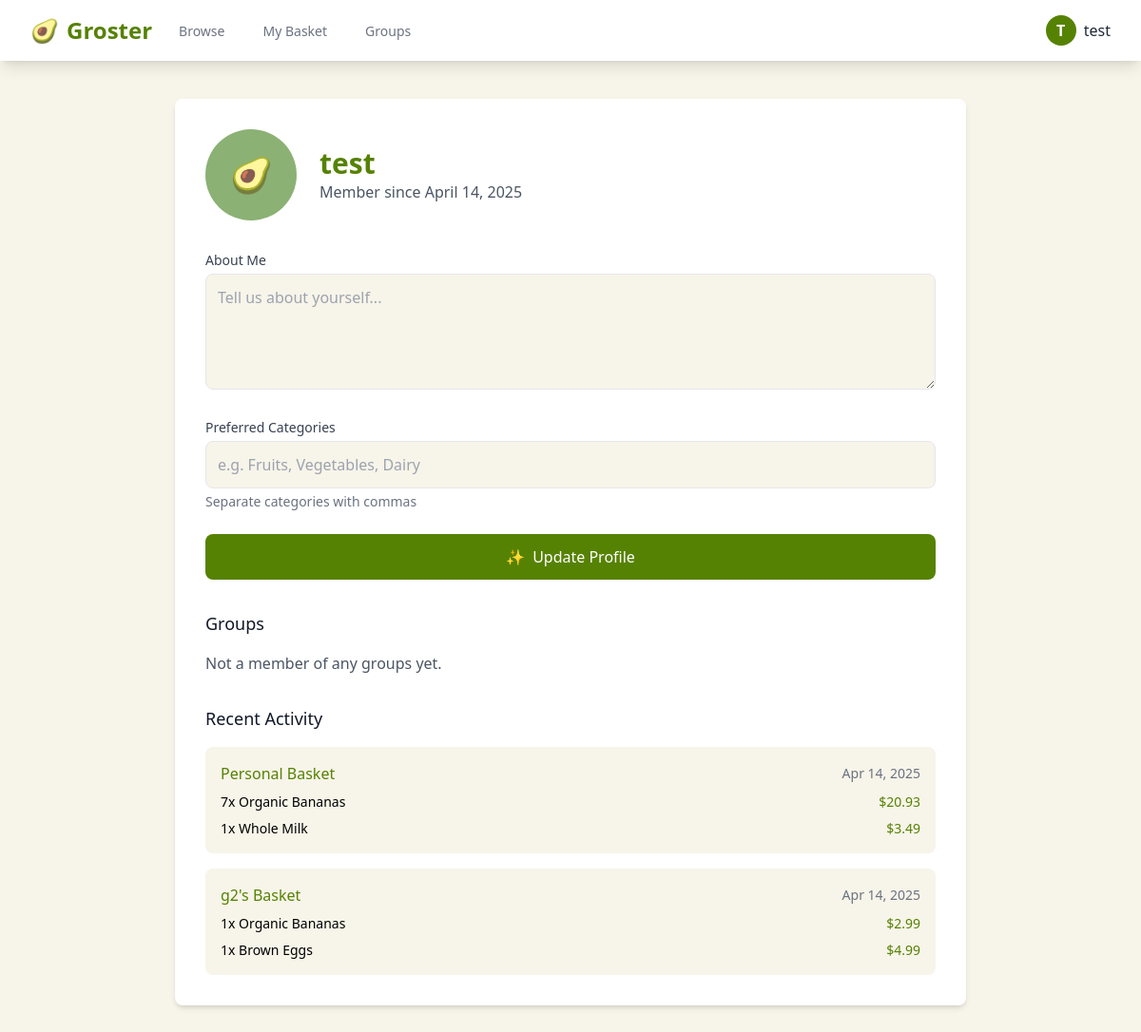
/profile/test/ (signed in), run on the app's committed database.
### grocery/models.py (models this page shows, shortened)
class Basket(models.Model):
    user = models.ForeignKey(User, on_delete=models.CASCADE)
    group = models.ForeignKey(Group, on_delete=models.CASCADE, null=True, blank=True)
    is_group_basket = models.BooleanField(default=False)
    created_at = models.DateTimeField(default=timezone.now)
    class Meta:
        unique_together = ('user', 'group', 'is_group_basket')

class BasketItem(models.Model):
    basket = models.ForeignKey(Basket, on_delete=models.CASCADE)
    item = models.ForeignKey(GroceryItem, on_delete=models.CASCADE)
    quantity = models.PositiveIntegerField(default=1)
    added_at = models.DateTimeField(default=timezone.now)
    class Meta:
        unique_together = ('basket', 'item')
    @property
    def total_price(self):
        return self.quantity * self.item.price

class GroceryItem(models.Model):
    name = models.CharField(max_length=200)
    category = models.CharField(max_length=100)
    price = models.DecimalField(max_digits=10, decimal_places=2)
    description = models.TextField(blank=True, null=True)
    image_url = models.URLField(max_length=500, blank=True, null=True)

class Group(models.Model):
    name = models.CharField(max_length=200)
    created_by = models.ForeignKey(User, on_delete=models.CASCADE)
    members = models.ManyToManyField(User, through='GroupMembership', related_name='custom_groups')
    created_at = models.DateTimeField(auto_now_add=True)

### grocery/views.py (the view)
# urls.py: path('profile/<str:username>/', views.user_profile, name='profile'),
@login_required
def user_profile(request, username):
    profile_user = get_object_or_404(User, username=username)
    is_owner = request.user == profile_user
    if request.method == 'POST' and is_owner:
        profile_user.userprofile.bio = request.POST.get('bio', '')
        profile_user.userprofile.preferred_categories = request.POST.get('categories', '')
        profile_user.userprofile.save()
        messages.success(request, 'Profile updated successfully!')
    preferred_categories = profile_user.userprofile.preferred_categories.split(',') if profile_user.userprofile.preferred_categories else []
    return render(request, 'profile.html', {
        'user': profile_user,
        'is_owner': is_owner,
        'preferred_categories': preferred_categories,
    })

### grocery/templates/profile.html (shortened to what this page needs)
{% extends 'base.html' %}
{% block content %}
<div class="max-w-4xl mx-auto px-4 sm:px-6 lg:px-8">
    <div class="bg-white rounded-lg shadow-md overflow-hidden">
        <div class="p-8">
            <div class="flex items-center space-x-6 mb-8">
                <div class="w-24 h-24 rounded-full avocado-avatar flex items-center justify-center overflow-hidden">
                    <span class="text-4xl" data-seed="{{ user.username }}">🥑</span>
                </div>
                <div>
                    <h1 class="text-3xl font-bold text-avocado">{{ user.username }}</h1>
                    <p class="text-gray-600">Member since {{ user.date_joined|date:"F j, Y" }}</p>
                </div>
            </div>
            {% if is_owner %}
                <form method="POST" class="space-y-6">
                    <div>
                        <label for="bio" class="block text-sm font-medium text-gray-700 mb-1">About Me</label>
                        <textarea name="bio" id="bio" rows="4"
                                  class="w-full p-3 border rounded-lg focus:ring-2 focus:ring-avocado bg-cream"
                                  placeholder="Tell us about yourself...">{{ user.userprofile.bio }}</textarea>
                    </div>
                    <div>
                        <label for="categories" class="block text-sm font-medium text-gray-700 mb-1">Preferred Categories</label>
                        <input type="text" name="categories" id="categories"
                               value="{{ user.userprofile.preferred_categories }}"
                               class="w-full p-3 border rounded-lg focus:ring-2 focus:ring-avocado bg-cream"
                               placeholder="e.g. Fruits, Vegetables, Dairy">
                        <p class="mt-1 text-sm text-gray-500">Separate categories with commas</p>
                    </div>
                    <button type="submit"
                            class="w-full bg-avocado text-white py-3 px-6 rounded-lg hover:bg-avocado-dark transition-colors flex items-center justify-center">
                        <span class="mr-2">✨</span>
                        Update Profile
                    </button>
                </form>
            {% endif %}
            <div class="mt-8">
                <h2 class="text-lg font-medium text-gray-900 mb-4">Groups</h2>
                {% if user.groups.all %}
                    <div class="grid grid-cols-1 sm:grid-cols-2 gap-4">
                        {% for group in user.groups.all %}
                            <a href="{% url 'group_detail' group.id %}"
                               class="block p-4 bg-cream rounded-lg hover:shadow-md transition-shadow">
                                <div class="flex items-center justify-between">
                                    <div>
                                        <h3 class="font-medium text-avocado">{{ group.name }}</h3>
                                        <p class="text-sm text-gray-600">
                                            {{ group.members.count }} member{{ group.members.count|pluralize }}
                                        </p>
                                    </div>
                                    <span class="text-2xl">👥</span>
                                </div>
                            </a>
                        {% endfor %}
                    </div>
                {% else %}
                    <p class="text-gray-600">Not a member of any groups yet.</p>
                {% endif %}
            </div>
            <div class="mt-8">
                <h2 class="text-lg font-medium text-gray-900 mb-4">Recent Activity</h2>
                {% if user.basket_set.all %}
                    <div class="space-y-4">
                        {% for basket in user.basket_set.all %}
                            <div class="p-4 bg-cream rounded-lg">
                                <div class="flex items-center justify-between mb-2">
                                    <h3 class="font-medium text-avocado">
                                        {% if basket.is_group_basket %}
                                            {{ basket.group.name }}'s Basket
                                        {% else %}
                                            Personal Basket
                                        {% endif %}
                                    </h3>
                                    <span class="text-sm text-gray-500">{{ basket.created_at|date:"M j, Y" }}</span>
                                </div>
                                {% if basket.basketitem_set.all %}
                                    <ul class="space-y-2">
                                        {% for item in basket.basketitem_set.all|slice:":3" %}
                                            <li class="flex justify-between text-sm">
                                                <span>{{ item.quantity }}x {{ item.item.name }}</span>
                                                <span class="text-avocado">${{ item.total_price }}</span>
                                            </li>
                                        {% endfor %}
                                    </ul>
                                {% else %}
                                    <p class="text-sm text-gray-500">No items in basket</p>
                                {% endif %}
                            </div>
                        {% endfor %}
                    </div>
                {% else %}
                    <p class="text-gray-600">No recent activity</p>
                {% endif %}
            </div>
        </div>
    </div>
</div>
{% endblock %}

### grocery/templates/base.html (shortened to what this page needs)
{% load static %}
<!DOCTYPE html>
<html lang="en">
<head>
    <link href="{% static 'css/output.css' %}" rel="stylesheet">
    <script src="https://cdn.tailwindcss.com"></script>
</head>
<body class="bg-cream min-h-screen">
    <nav class="bg-white shadow-lg">
        <div class="max-w-7xl mx-auto px-4 sm:px-6 lg:px-8">
            <div class="flex justify-between h-16">
                <div class="flex">
                    <div class="flex-shrink-0 flex items-center">
                        <a href="{% url 'dashboard' %}" class="text-2xl font-bold text-avocado flex items-center">
                            <span class="mr-2">🥑</span>
                            Groster
                        </a>
                    </div>
                    <div class="hidden sm:ml-6 sm:flex sm:space-x-8">
                        <a href="{% url 'dashboard' %}"
                           class="{% if request.resolver_match.url_name == 'dashboard' %}border-avocado text-avocado{% else %}border-transparent text-gray-500 hover:text-avocado{% endif %} inline-flex items-center px-1 pt-1 border-b-2 text-sm font-medium">
                            Browse
                        </a>
                        {% if user.is_authenticated %}
                            <a href="{% url 'basket_view' %}"
                               class="{% if request.resolver_match.url_name == 'basket_view' %}border-avocado text-avocado{% else %}border-transparent text-gray-500 hover:text-avocado{% endif %} inline-flex items-center px-1 pt-1 border-b-2 text-sm font-medium">
                                My Basket
                            </a>
                            <a href="{% url 'group_management' %}"
                               class="{% if request.resolver_match.url_name == 'group_management' %}border-avocado text-avocado{% else %}border-transparent text-gray-500 hover:text-avocado{% endif %} inline-flex items-center px-1 pt-1 border-b-2 text-sm font-medium">
                                Groups
                            </a>
                        {% endif %}
                    </div>
                </div>
                <div class="hidden sm:ml-6 sm:flex sm:items-center">
                    {% if user.is_authenticated %}
                        <div class="relative">
                            <button id="profileDropdownButton" class="flex items-center space-x-2 focus:outline-none">
                                <div class="w-8 h-8 rounded-full bg-avocado flex items-center justify-center text-white font-bold">
                                    {{ user.username|slice:":1"|upper }}
                                </div>
                                <span class="text-gray-800 font-medium">{{ user.username }}</span>
                            </button>
                        </div>
                    {% endif %}
                </div>
            </div>
        </div>
    </nav>
    <main class="py-10">
        {% block content %}{% endblock %}
    </main>
</body>
</html>

### grocery/templates/base.html (style rules this page uses)
.avocado-avatar { background-color: #8BB174; position: relative; }
.avocado-avatar span { position: absolute; top: 50%; left: 50%; transform: translate(-50%, -50%); }

### data on the page
Basket: is_group_basket "Personal Basket", created_at "Apr 14, 2025"
BasketItem: quantity "7", item.name "Organic Bananas", total_price "20.93"
BasketItem: quantity "1", item.name "Whole Milk", total_price "3.49"
Basket: group.name "g2", created_at "Apr 14, 2025"
BasketItem: quantity "1", item.name "Organic Bananas", total_price "2.99"
BasketItem: quantity "1", item.name "Brown Eggs", total_price "4.99"

### other printed values
{{ user.username|slice:":1"|upper }} "T"
{{ user.username }} "test"
{{ user.date_joined|date:"F j, Y" }} "April 14, 2025"
